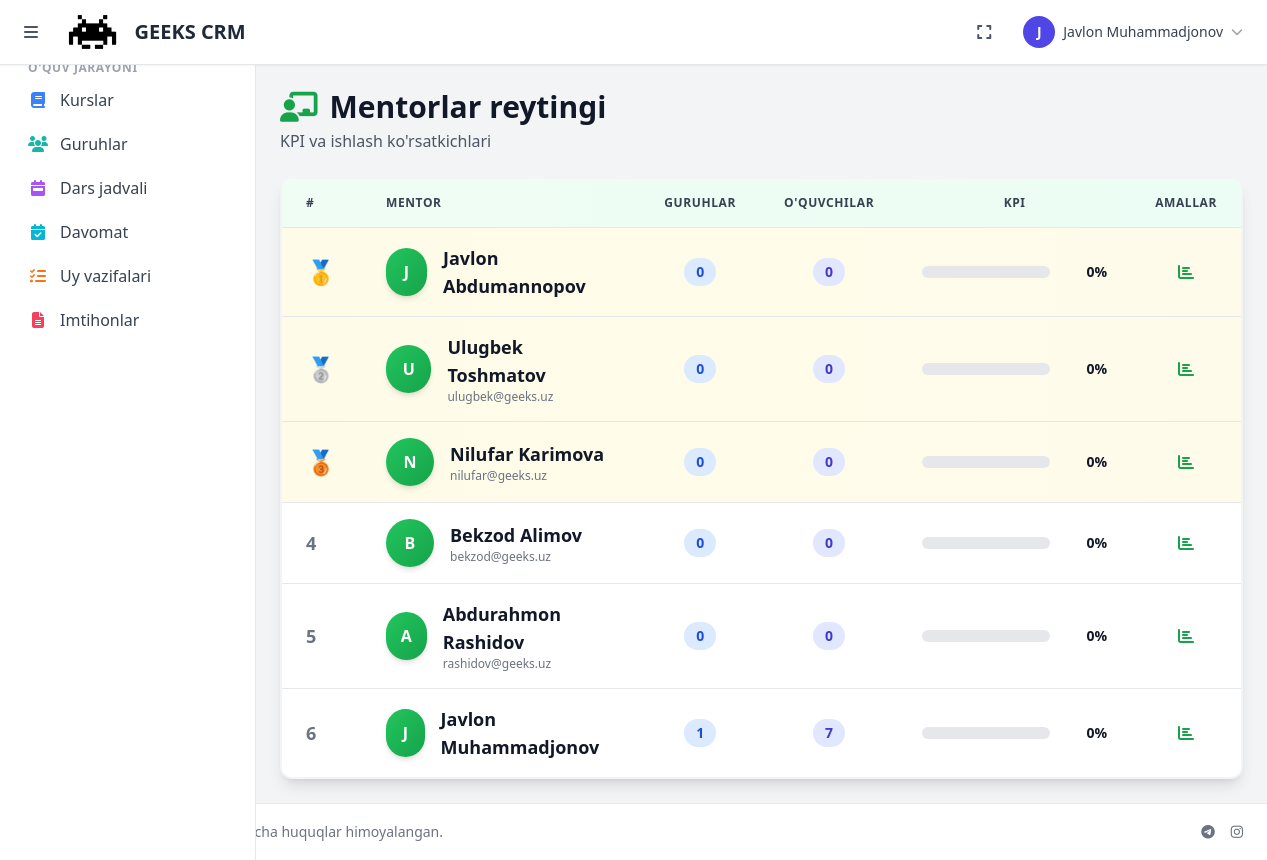
/mentors/ranking/ (signed in), run on the app's committed database.
### accounts/models.py (models this page shows, shortened)
class User(AbstractUser):
    ROLE_CHOICES = [
        ('admin', 'Administrator'),
        ('manager', 'Menejer'),
        ('mentor', 'Mentor'),
        ('student', "O'quvchi"),
        ('accountant', 'Buxgalter'),
        ('sales', 'Sotuvchi'),
        ('sales_manager', 'Sotuvchilar menejeri'),
    ]
    role = models.CharField(max_length=20, choices=ROLE_CHOICES, default='student', verbose_name='Rol')
    phone = models.CharField(max_length=20, blank=True, null=True, verbose_name='Telefon')
    telegram_id = models.BigIntegerField(blank=True, null=True, unique=True, verbose_name='Telegram ID')
    telegram_username = models.CharField(max_length=100, blank=True, null=True, verbose_name='Telegram username')
    avatar = models.ImageField(upload_to='avatars/', blank=True, null=True, verbose_name='Avatar')
    is_active = models.BooleanField(default=True, verbose_name='Faol')
    created_at = models.DateTimeField(auto_now_add=True, verbose_name='Yaratilgan sana')
    updated_at = models.DateTimeField(auto_now=True, verbose_name='Yangilangan sana')
    class Meta:
        verbose_name = 'Foydalanuvchi'
        verbose_name_plural = 'Foydalanuvchilar'
        ordering = ['-created_at']
        indexes = [
            models.Index(fields=['role', 'is_active']),
            models.Index(fields=['telegram_id']),
            models.Index(fields=['created_at']),
        ]
    def get_full_name(self):
        return f"{self.first_name} {self.last_name}"
    @property
    def is_admin(self):
        return self.role == 'admin' or self.is_superuser
    @property
    def is_manager(self):
        return self.role == 'manager'
    @property
    def is_mentor(self):
        return self.role == 'mentor'

### mentors/models.py (models this page shows, shortened)
class MentorKPI(models.Model):
    mentor = models.ForeignKey(User, on_delete=models.CASCADE, related_name='kpis',
                              limit_choices_to={'role': 'mentor'})
    month = models.IntegerField()  # 1-12
    year = models.IntegerField()
    lesson_quality_score = models.FloatField(default=0.0)  # Dars sifati (1-5 o'rtacha)
    attendance_entry_score = models.FloatField(default=0.0)  # Davomatni vaqtida kiritish (0-100%)
    homework_grading_score = models.FloatField(default=0.0)  # Uy vazifalarini o'z vaqtida baholash (0-100%)
    student_progress_score = models.FloatField(default=0.0)  # O'quvchilarning rivojlanish dinamikasi
    group_rating_score = models.FloatField(default=0.0)  # Guruh reytingidagi o'rtacha ball
    parent_feedback_score = models.FloatField(default=0.0)  # Ota-onalar feedbacklari
    monthly_report_score = models.FloatField(default=0.0)  # Oylik hisobotlarni to'ldirish (0-100%)
    total_kpi_score = models.FloatField(default=0.0)
    total_lessons = models.IntegerField(default=0)
    total_students = models.IntegerField(default=0)
    completed_reports = models.IntegerField(default=0)
    total_reports = models.IntegerField(default=0)
    created_at = models.DateTimeField(auto_now_add=True)
    updated_at = models.DateTimeField(auto_now=True)
    class Meta:
        verbose_name = _('Mentor KPI')
        verbose_name_plural = _('Mentor KPIs')
        unique_together = ['mentor', 'month', 'year']
        ordering = ['-year', '-month', '-total_kpi_score']
        indexes = [
            models.Index(fields=['mentor', 'year', 'month']),
            models.Index(fields=['total_kpi_score', 'year', 'month']),
        ]

### mentors/views.py (the view)
# urls.py: path('ranking/', views.MentorRankingView.as_view(), name='mentor_ranking'),
class MentorRankingView(LoginRequiredMixin, TemplateView):
    template_name = 'mentors/mentor_ranking.html'
    def get_context_data(self, **kwargs):
        context = super().get_context_data(**kwargs)
        from accounts.models import User
        from courses.models import Group
        from .models import MentorKPI
        mentors = User.objects.filter(role='mentor', is_active=True)
        mentor_data = []
        for mentor in mentors:
            groups = Group.objects.filter(mentor=mentor, is_active=True)
            total_students = sum(g.students.filter(role='student').count() for g in groups)
            kpi = MentorKPI.objects.filter(mentor=mentor).order_by('-year', '-month').first()
            mentor_data.append({
                'user': mentor,
                'groups_count': groups.count(),
                'students_count': total_students,
                'kpi_score': kpi.total_kpi_score if kpi else 0
            })
        mentor_data.sort(key=lambda x: x['kpi_score'], reverse=True)
        context['mentors'] = mentor_data
        context['can_create'] = self.request.user.is_admin or self.request.user.is_manager
        return context

### templates/mentors/mentor_ranking.html (shortened to what this page needs)
{% extends 'base.html' %}
{% load static %}
{% block content %}
<div class="space-y-6">
    <div class="flex flex-col sm:flex-row sm:items-center sm:justify-between gap-4">
        <div>
            <h1 class="text-2xl sm:text-3xl font-bold text-gray-900 flex items-center gap-3">
                <i class="fas fa-chalkboard-teacher text-green-600"></i>
                Mentorlar reytingi
            </h1>
            <p class="text-gray-600 mt-1">KPI va ishlash ko'rsatkichlari</p>
        </div>
    </div>
    <div class="bg-white rounded-xl shadow-lg overflow-hidden border-2 border-gray-100">
        <div class="overflow-x-auto">
            <table class="w-full min-w-full divide-y divide-gray-200">
                <thead class="bg-gradient-to-r from-green-50 to-emerald-50">
                    <tr>
                        <th class="px-6 py-4 text-left text-xs font-bold text-gray-700 uppercase tracking-wider w-20">#</th>
                        <th class="px-6 py-4 text-left text-xs font-bold text-gray-700 uppercase tracking-wider">Mentor</th>
                        <th class="px-6 py-4 text-center text-xs font-bold text-gray-700 uppercase tracking-wider">Guruhlar</th>
                        <th class="px-6 py-4 text-center text-xs font-bold text-gray-700 uppercase tracking-wider">O'quvchilar</th>
                        <th class="px-6 py-4 text-center text-xs font-bold text-gray-700 uppercase tracking-wider">KPI</th>
                        <th class="px-6 py-4 text-center text-xs font-bold text-gray-700 uppercase tracking-wider">Amallar</th>
                    </tr>
                </thead>
                <tbody class="bg-white divide-y divide-gray-200">
                    {% for mentor in mentors %}
                    <tr class="hover:bg-green-50 transition {% if forloop.counter <= 3 %}bg-gradient-to-r from-yellow-50 to-amber-50{% endif %}">
                        <td class="px-6 py-4">
                            {% if forloop.counter == 1 %}
                            <span class="text-2xl">🥇</span>
                            {% elif forloop.counter == 2 %}
                            <span class="text-2xl">🥈</span>
                            {% elif forloop.counter == 3 %}
                            <span class="text-2xl">🥉</span>
                            {% else %}
                            <span class="text-gray-500 font-bold text-lg">{{ forloop.counter }}</span>
                            {% endif %}
                        </td>
                        <td class="px-6 py-4">
                            <div class="flex items-center gap-4">
                                <div class="w-12 h-12 bg-gradient-to-br from-green-500 to-green-600 rounded-full flex items-center justify-center text-white font-bold shadow-md">
                                    {{ mentor.user.first_name.0|upper|default:"M" }}
                                </div>
                                <div>
                                    <a href="{% url 'accounts:profile_detail' mentor.user.pk %}"
                                       class="font-semibold text-gray-900 text-lg hover:text-green-600 transition">
                                        {{ mentor.user.get_full_name|default:mentor.user.username }}
                                    </a>
                                    <p class="text-xs text-gray-500">{{ mentor.user.email }}</p>
                                </div>
                            </div>
                        </td>
                        <td class="px-6 py-4 text-center">
                            <span class="inline-flex items-center px-3 py-1 rounded-full text-sm font-semibold bg-blue-100 text-blue-700">
                                {{ mentor.groups_count|default:0 }}
                            </span>
                        </td>
                        <td class="px-6 py-4 text-center">
                            <span class="inline-flex items-center px-3 py-1 rounded-full text-sm font-semibold bg-indigo-100 text-indigo-700">
                                {{ mentor.students_count|default:0 }}
                            </span>
                        </td>
                        <td class="px-6 py-4">
                            <div class="flex items-center justify-center gap-3">
                                <div class="w-32 bg-gray-200 rounded-full h-3 overflow-hidden">
                                </div>
                                <span class="text-sm font-bold text-gray-900 min-w-[45px] text-right">
                                    {{ mentor.kpi_score|floatformat:0|default:0 }}%
                                </span>
                            </div>
                        </td>
                        <td class="px-6 py-4 text-center">
                            <div class="flex items-center justify-center gap-2">
                                {% now "Y" as current_year %}
                                {% now "n" as current_month %}
                                <a href="{% url 'mentors:kpi_detail' mentor.user.pk current_year current_month %}"
                                   class="p-2 hover:bg-green-100 rounded-lg transition"
                                   title="KPI">
                                    <i class="fas fa-chart-bar text-green-600"></i>
                                </a>
                            </div>
                        </td>
                    </tr>
                    {% endfor %}
                </tbody>
            </table>
        </div>
    </div>
</div>
{% endblock %}

### templates/base.html (shortened to what this page needs)
{% load static %}
{% load humanize %}
{% load crud_tags %}
<!DOCTYPE html>
<html lang="uz">
<head>
    <script src="https://cdn.tailwindcss.com"></script>
    <link href="https://cdnjs.cloudflare.com/ajax/libs/font-awesome/6.5.1/css/all.min.css" rel="stylesheet">
</head>
<body class="bg-gray-100 min-h-screen flex flex-col">
    <nav class="bg-white shadow-sm border-b border-gray-200 sticky top-0 z-40">
        <div class="max-w-full mx-auto px-4">
            <div class="flex items-center justify-between h-16">
                <div class="flex items-center gap-4">
                    <button id="sidebarToggle" class="p-2 rounded-lg hover:bg-gray-100 transition"
                            onclick="toggleSidebar()" title="Sidebar'ni yashirish/ko'rsatish">
                        <i class="fas fa-bars text-gray-600"></i>
                    </button>
                    <a href="{% url 'dashboard' %}" class="flex items-center gap-3">
                        <img src="{% static 'img/logo_dark.png' %}" alt="Logo" class="h-10 w-auto" onerror="this.style.display='none'">
                        <span class="text-xl font-bold text-gray-800">GEEKS CRM</span>
                    </a>
                </div>
                {% if user.is_authenticated %}
                <div class="flex items-center gap-4">
                    <button id="fullscreenToggle" class="p-2 rounded-lg hover:bg-gray-100 transition hidden sm:block"
                            onclick="toggleFullscreen()" title="To'liq ekran rejimi">
                        <i class="fas fa-expand text-gray-600"></i>
                    </button>
                    <div class="relative" x-data="{open: false}">
                        <button @click="open = !open" class="flex items-center gap-2 p-2 rounded-lg hover:bg-gray-100">
                            <div class="w-8 h-8 bg-indigo-600 rounded-full flex items-center justify-center text-white text-sm font-bold">
                                {{ user.first_name.0|upper|default:user.username.0|upper }}
                            </div>
                            <span class="hidden sm:block text-sm font-medium text-gray-700">{{ user.get_full_name|default:user.username }}</span>
                            <i class="fas fa-chevron-down text-gray-400 text-xs"></i>
                        </button>
                    </div>
                </div>
                {% else %}
                <a href="{% url 'accounts:login' %}" class="px-4 py-2 bg-indigo-600 text-white rounded-lg hover:bg-indigo-700">
                    Kirish
                </a>
                {% endif %}
            </div>
        </div>
    </nav>
    <div class="flex flex-1">
        {% if user.is_authenticated %}
        <aside id="sidebar" class="w-64 bg-white border-r border-gray-200 fixed inset-y-0 left-0 z-30 transform -translate-x-full lg:translate-x-0 transition-transform duration-200 pt-16 lg:pt-0">
            <nav class="p-4 space-y-1 overflow-y-auto h-full">
                <a href="{% url 'dashboard' %}" class="flex items-center gap-3 px-3 py-2 rounded-lg text-gray-700 hover:bg-gray-100 {% if request.path == '/' %}bg-indigo-50 text-indigo-700{% endif %}">
                    <span>Dashboard</span>
                </a>
                {% if user.role == 'admin' or user.role == 'manager' or user.role == 'mentor' %}
                <p class="text-xs font-semibold text-gray-400 uppercase tracking-wider mt-6 mb-2 px-3">O'quv jarayoni</p>
                <a href="{% url 'courses:course_list' %}" class="flex items-center gap-3 px-3 py-2 rounded-lg text-gray-700 hover:bg-gray-100">
                    <i class="fas fa-book w-5 text-center text-blue-500"></i>
                    <span>Kurslar</span>
                </a>
                <a href="{% url 'courses:group_list' %}" class="flex items-center gap-3 px-3 py-2 rounded-lg text-gray-700 hover:bg-gray-100">
                    <i class="fas fa-users w-5 text-center text-teal-500"></i>
                    <span>Guruhlar</span>
                </a>
                <a href="{% url 'schedule:timetable' %}" class="flex items-center gap-3 px-3 py-2 rounded-lg text-gray-700 hover:bg-gray-100">
                    <i class="fas fa-calendar-week w-5 text-center text-purple-500"></i>
                    <span>Dars jadvali</span>
                </a>
                <a href="{% url 'attendance:attendance_list' %}" class="flex items-center gap-3 px-3 py-2 rounded-lg text-gray-700 hover:bg-gray-100">
                    <i class="fas fa-calendar-check w-5 text-center text-cyan-500"></i>
                    <span>Davomat</span>
                </a>
                <a href="{% url 'homework:homework_list' %}" class="flex items-center gap-3 px-3 py-2 rounded-lg text-gray-700 hover:bg-gray-100 relative">
                    <i class="fas fa-tasks w-5 text-center text-orange-500"></i>
                    <span>Uy vazifalari</span>
                </a>
                <a href="{% url 'exams:exam_list' %}" class="flex items-center gap-3 px-3 py-2 rounded-lg text-gray-700 hover:bg-gray-100">
                    <i class="fas fa-file-alt w-5 text-center text-rose-500"></i>
                    <span>Imtihonlar</span>
                </a>
                {% endif %}
            </nav>
        </aside>
        {% endif %}
        <main id="mainContent" class="flex-1 p-4 sm:p-6 transition-all duration-200" style="min-height: 0;">
            {% block content %}{% endblock %}
        </main>
    </div>
    <footer class="bg-white border-t border-gray-200 py-4 px-6 mt-auto">
        <div class="flex flex-col md:flex-row justify-between items-center gap-2 text-sm text-gray-500">
            <div class="flex items-center gap-2">
                <span>&copy; 2024 GEEKS Academy. Barcha huquqlar himoyalangan.</span>
            </div>
            <div class="flex items-center gap-4">
                <a href="#" class="hover:text-gray-700"><i class="fab fa-telegram"></i></a>
                <a href="#" class="hover:text-gray-700"><i class="fab fa-instagram"></i></a>
            </div>
        </div>
    </footer>
</body>
</html>

### data on the page
User: first_name.0 "J", get_full_name "Javlon Muhammadjonov", user.first_name.0 "J", user.get_full_name "Javlon Muhammadjonov", groups_count "1", students_count "7", kpi_score "0"
User: user.first_name.0 "J", user.get_full_name "Javlon Abdumannopov", groups_count "0", students_count "0", kpi_score "0"
User: user.first_name.0 "U", user.get_full_name "Ulugbek Toshmatov", user.email "ulugbek@geeks.uz", groups_count "0", students_count "0", kpi_score "0"
User: user.first_name.0 "N", user.get_full_name "Nilufar Karimova", user.email "nilufar@geeks.uz", groups_count "0", students_count "0", kpi_score "0"
User: user.first_name.0 "B", user.get_full_name "Bekzod Alimov", user.email "bekzod@geeks.uz", groups_count "0", students_count "0", kpi_score "0"
User: user.first_name.0 "A", user.get_full_name "Abdurahmon Rashidov", user.email "rashidov@geeks.uz", groups_count "0", students_count "0", kpi_score "0"
